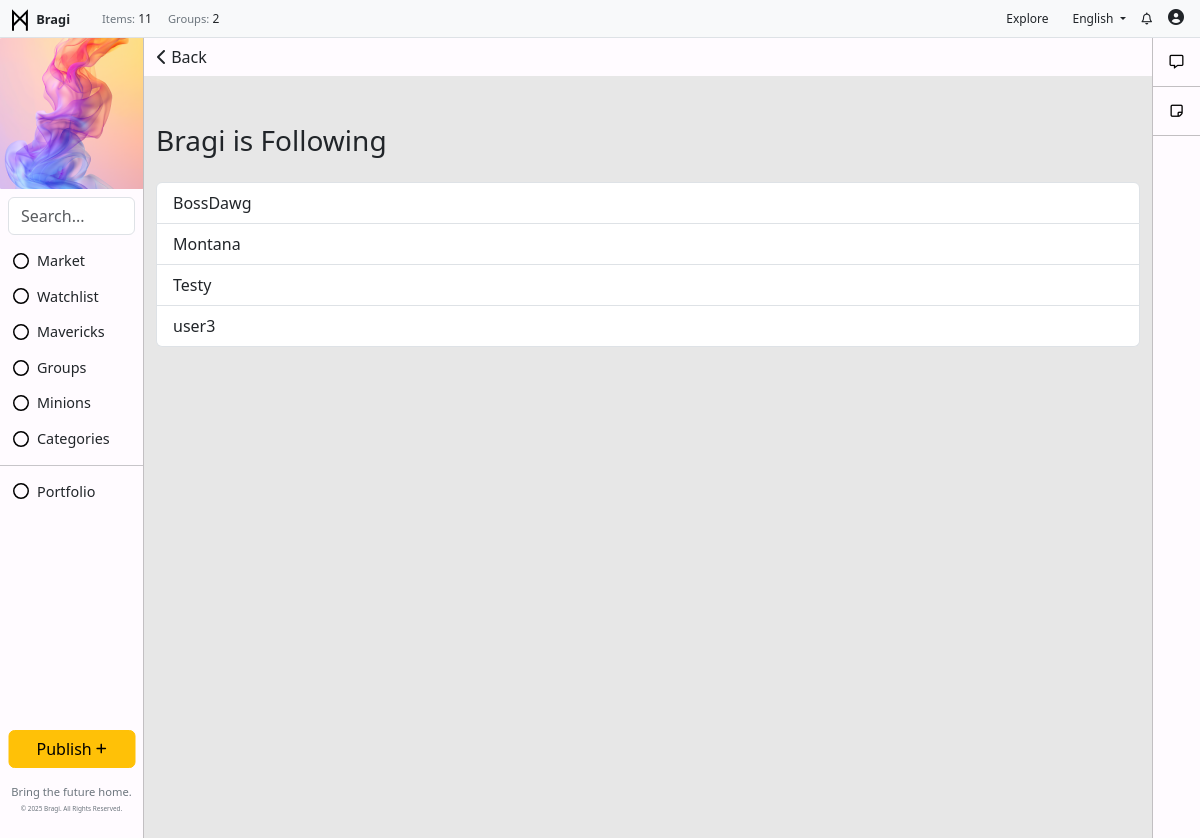
/followers/following/Bragi/, run on the app's committed database.
### toolbar/models.py (models this page shows, shortened)
class ToolbarAd(models.Model):  # Separate model for the toolbar's external image
    name = models.CharField(max_length=100, blank=True, null=True)
    alt_text = models.CharField(max_length=200, blank=True, null=True)  # Alt text for the image
    image = models.ImageField(upload_to='toolbar_images/', blank=True, null=True)  # Image upload field
    url = models.URLField(max_length=200, blank=True, null=True)  # Use URLField for link
    visible = models.BooleanField(default=True)

class ToolbarItem(models.Model):
    icon = models.FileField(upload_to='toolbar_images/', blank=True, null=True)  # Image upload field
    name = models.CharField(max_length=100)
    url = models.CharField(max_length=200, blank=True, null=True)
    order = models.IntegerField(default=0)
    visible = models.BooleanField(default=True)
    class Meta:
        ordering = ['order']

class UsersItem(models.Model):
    name = models.CharField(max_length=255)
    icon = models.FileField(upload_to='toolbar_images/', blank=True, null=True)  # Image upload field
    description = models.TextField(blank=True, null=True)
    visible = models.BooleanField(default=True)

### followers/models.py (models this page shows, shortened)
class Follow(models.Model):
    follower = models.ForeignKey(
        settings.AUTH_USER_MODEL,
        related_name='following',
        on_delete=models.CASCADE
    )
    followed = models.ForeignKey(
        settings.AUTH_USER_MODEL,
        related_name='followers',
        on_delete=models.CASCADE
    )
    created_at = models.DateTimeField(auto_now_add=True)
    class Meta:
        unique_together = ('follower', 'followed')  # Ensure a user can't follow the same user multiple times

### followers/views.py (the view)
# urls.py: path('following/<str:username>/', views.following_list, name='following_list'),
def following_list(request, username):
    user = get_object_or_404(User, username=username)
    following = Follow.objects.filter(follower=user).select_related('followed')
    return render(request, 'followers/following_list.html', {
        'user': user,
        'following': following,
    })

### backend/context_processors.py (called while the page is built)
def published_posts_count(request):
    count = Post.objects.filter(status='published').count()
    return {'published_posts_count': count}

def toolbar_items(request):
    return {
        'toolbar_items': ToolbarItem.objects.filter(visible=True),
        'toolbar_ad': ToolbarAd.objects.filter(visible=True).first(),
        'toolbar_user_items': UsersItem.objects.filter(visible=True),  # Plural name for consistency
    }

def group_count(request):
    return {'group_count': Group.objects.count()}

### followers/templates/followers/following_list.html
{% extends "base.html" %}
{% block content %}
<div class="text-left" style="position: sticky; top: 0; margin: 0; padding: 0; background-color: #FFFBFF; ">
    <button onclick="window.history.back();" class="btn">
        <i class="fa-solid fa-chevron-left"></i> Back
    </button>
</div>
<div class="container mt-5">
    <h3 class="mb-4">{{ user.username }} is Following</h3>
    {% if following %}
        <div class="list-group">
            {% for follow in following %}
                <a href="{% url 'public_profile' username=follow.followed.username %}" class="list-group-item list-group-item-action">
                    {{ follow.followed.username }}
                </a>
            {% endfor %}
        </div>
    {% else %}
        <div class="alert alert-info">
            {{ user.username }} is not following anyone yet.
        </div>
    {% endif %}
</div>
{% endblock %}

### templates/base.html (shortened to what this page needs)
{% load static %}
<!DOCTYPE html>
<html lang="en">
<head>
    <link href="https://cdn.jsdelivr.net/npm/bootstrap@5.3.0-alpha1/dist/css/bootstrap.min.css" rel="stylesheet">
    <link rel="stylesheet" href="https://cdnjs.cloudflare.com/ajax/libs/font-awesome/6.0.0-beta3/css/all.min.css">
    <link rel="stylesheet" href="{% static 'css/styles.css' %}">
</head>
<body>
    {% if user.is_authenticated %}
    <div class="container-fluid">
        <div class="row fixed-top px-2 py-0 bg-light border-bottom" style="height: 38px; z-index: 1000;">
            <div class="col-auto d-flex align-items-center">
                <a href="/" class="text-decoration-none">
                    <img src="{% static 'img/logo.svg' %}" alt="Icon" style="width: 24px; height: 24px; color: #000000;">
                    <span class="fw-semibold text-dark m-0" style="font-size: .8rem;">Bragi</span>
                </a>
            </div>
            <div class="col d-flex align-items-center">
                <ul class="navbar-nav d-flex flex-row m-0" style="font-size: 0.75rem;">
                    <li class="nav-item mx-2">
                        <p class="m-0"> <span class="text-secondary" style="font-size: .7rem;">Items:</span> {{ published_posts_count }}</p>
                    </li>
                    <li class="nav-item mx-2">
                        <p class="m-0"> <span class="text-secondary" style="font-size: .7rem;">Groups:</span> {{ group_count }}</p>
                    </li>
                </ul>
            </div>
            <div class="col d-flex justify-content-end align-items-center" style="height: 38px;">
                <ul class="navbar-nav d-flex flex-row m-0 align-items-center">
                    <li class="nav-item mx-2">
                        <a href="/" class="nav-link btn btn-warning py-1 px-2" style="font-size: 0.75rem;">Explore</a>
                    </li>
                    <li class="nav-item dropdown mx-2">
                        <a class="nav-link dropdown-toggle" id="dropdownMenuLink" role="button" data-bs-toggle="dropdown" aria-expanded="false" style="font-size: 0.75rem;">
                            English
                        </a>
                    </li>
                    <li class="nav-item mx-2">
                        <a href="{% url 'notifications_list' %}" class="nav-link text-decoration-none" style="color: inherit; text-decoration: none; font-size: 0.75rem;">
                            <i class="fa-regular fa-bell"></i>
                        </a>
                    </li>
                    <li class="nav-item dropdown" style="margin-left: 8px;">
                        <a href="#" class="nav-link" id="dropdownUser2" role="button" data-bs-toggle="dropdown" aria-expanded="false" style="padding: 3px 0;">
                            {% if request.user.is_authenticated and request.user.userprofile.profile_picture %}
                                <img src="{{ request.user.userprofile.profile_picture.url }}" alt="Profile Picture" class="rounded-circle" style="width: 24px; height: auto; object-fit: cover;">
                            {% else %}
                                <i class="fas fa-user-circle" style="width: 24px; height: 24px; object-fit: cover;"></i>
                            {% endif %}
                        </a>
                    </li>
                </ul>
            </div>
        </div>
            <div class="row" style="margin-top: 38px; position: relative; display: flex; height: 100vh;">
                <div class="col-auto" style="position: fixed; top: 38px; left: 0; bottom: 0; width: 144px; background-color: #FFFBFF; border-right: 1px solid #C2BFC2; margin: 0; padding: 0;">
                    {% if toolbar_ad %}
                    <div  style="display: flex; justify-content: center; align-items: center; overflow: hidden;">
                        {% if toolbar_ad.image %}
                            <a href="{{ toolbar_ad.url }}" target="_blank">
                                <img src="{{ toolbar_ad.image.url }}" alt="{{ toolbar_ad.alt_text }}">
                            </a>
                        {% else %}
                            <p>No toolbar image available.</p>
                        {% endif %}
                    </div>
                    {% else %}
                        <p>No toolbar ad found.</p>
                    {% endif %}
                    <form class="search-form m-2" method="get" action="{% url 'post_list' %}">
                        <input class="form-control" type="search" name="q" placeholder="Search..." aria-label="Search" value="{{ query|default:'' }}">
                    </form>
                    <ul class="list-unstyled">
                        <li class="nav-item">
                            <ul class="list-unstyled">
                                {% for item in toolbar_items %}
                                    {% if item.visible %}
                                        <li class="nav-item">
                                            <a href="{{ item.url }}" class="btn btn-toggle align-items-center" style="display: flex; align-items: center;">
                                                {% if item.icon %}
                                                <img src="{{ item.icon.url }}" alt="{{ item.name }} icon" class="icon-class" style="width: 16px; height: 16px; margin-right: 8px;">
                                                {% endif %}
                                                <span class="" style="font-size: .9rem;">{{ item.name }}</span>
                                            </a>
                                        </li>
                                    {% endif %}
                                {% endfor %}
                            </ul>
                        </li>
                        <li><hr class="my-2"></li>
                        <li class="nav-item">
                            <ul class="list-unstyled">
                                {% for toolbar_user_item in toolbar_user_items %}
                                    <li class="nav-item" style="text-decoration: none;">
                                        <a class="btn btn-toggle align-items-center" style="text-decoration: none; display: flex; align-items: center;" type="button" data-bs-toggle="collapse" data-bs-target="#collapse-{{ toolbar_user_item.id }}" aria-expanded="false" aria-controls="collapse-{{ toolbar_user_item.id }}">
                                            {% if toolbar_user_item.icon %}
                                                <img src="{{ toolbar_user_item.icon.url }}" alt="{{ toolbar_user_item.name }} icon" class="icon-class" style="width: 16px; height: 16px; margin-right: 8px;">
                                            {% endif %}
                                            <span class="" style="font-size: .9rem;">{{ toolbar_user_item.name }}</span>
                                        </a>
                                    </li>
                                {% endfor %}
                            </ul>
                        </li>
                    </ul>
                    <ul class="navbar-nav position-absolute bottom-0 start-50 translate-middle-x w-100 p-2">
                        <li class="nav-item mb-3">
                            <a href="{% url 'post_create' %}" class="btn btn-warning w-100">Publish <i class="fas fa-plus fa-xs"></i></a>
                        </li>
                        <li class="nav-item">
                            <p class="mb-0 text-center" style="font-size: 0.7rem; line-height: 1.5; color: #6c757d;">
                                Bring the future home.
                            </p>
                            <p class="text-center mt-1" style="color: #6c757d; font-size: 0.4rem;">
                                &copy; {% now "Y" %} Bragi. All Rights Reserved.
                            </p>
                        </li>
                    </ul>
                </div>
                <div class="col" style="padding: 0; margin-left: 144px; margin-right: 48px; background:rgb(231, 231, 231)">
                        {% block content %}{% endblock %}
                </div>
                <div class="col-auto" style="position: fixed; top: 38px; right: 0; bottom: 0; width: 48px; background-color: #FFFBFF; border-left: 1px solid #C2BFC2; margin: 0; padding: 0;">
                    <ul class="nav nav-flush flex-column text-center">
                        <li class="nav-item" style="border-bottom: 1px solid #C2BFC2; margin: 0; padding: 12px; ">
                            <a href="{% url 'communication_center' %}" style="color: #000000; margin: 0; padding: 0;" aria-current="page" title="Communication Center" data-bs-toggle="tooltip" data-bs-placement="right">
                                <i class="fa-regular fa-message fa-sm"></i>
                            </a>
                        </li>
                        <li class="nav-item" style="border-bottom: 1px solid #C2BFC2; margin: 0; padding: 12px; ">
                            <a href="{% url 'draft_posts' %}" style="color: #000000; margin: 0; padding: 0;" aria-current="page" title="Drafts" data-bs-toggle="tooltip" data-bs-placement="right">
                                <i class="fa-regular fa-note-sticky fa-sm"></i>
                            </a>
                        </li>
                    </ul>
                </div>
            </div>
    </div>
    {% endif %}
</body>
</html>

### static/css/styles.css (style rules this page uses)
.mb-3 { margin-bottom: 20px; }

### data on the page
ToolbarAd: image (picture)
ToolbarItem: icon (picture), name "Market"
ToolbarItem: icon (picture), name "Watchlist"
ToolbarItem: icon (picture), name "Mavericks"
ToolbarItem: icon (picture), name "Groups"
ToolbarItem: icon (picture), name "Minions"
ToolbarItem: icon (picture), name "Categories"
UsersItem: icon (picture), name "Portfolio"
Follow: followed.username "BossDawg"
Follow: followed.username "Montana"
Follow: followed.username "Testy"
Follow: followed.username "user3"

### other printed values
{{ published_posts_count }} "11"
{{ group_count }} "2"
{{ user.username }} "Bragi"
